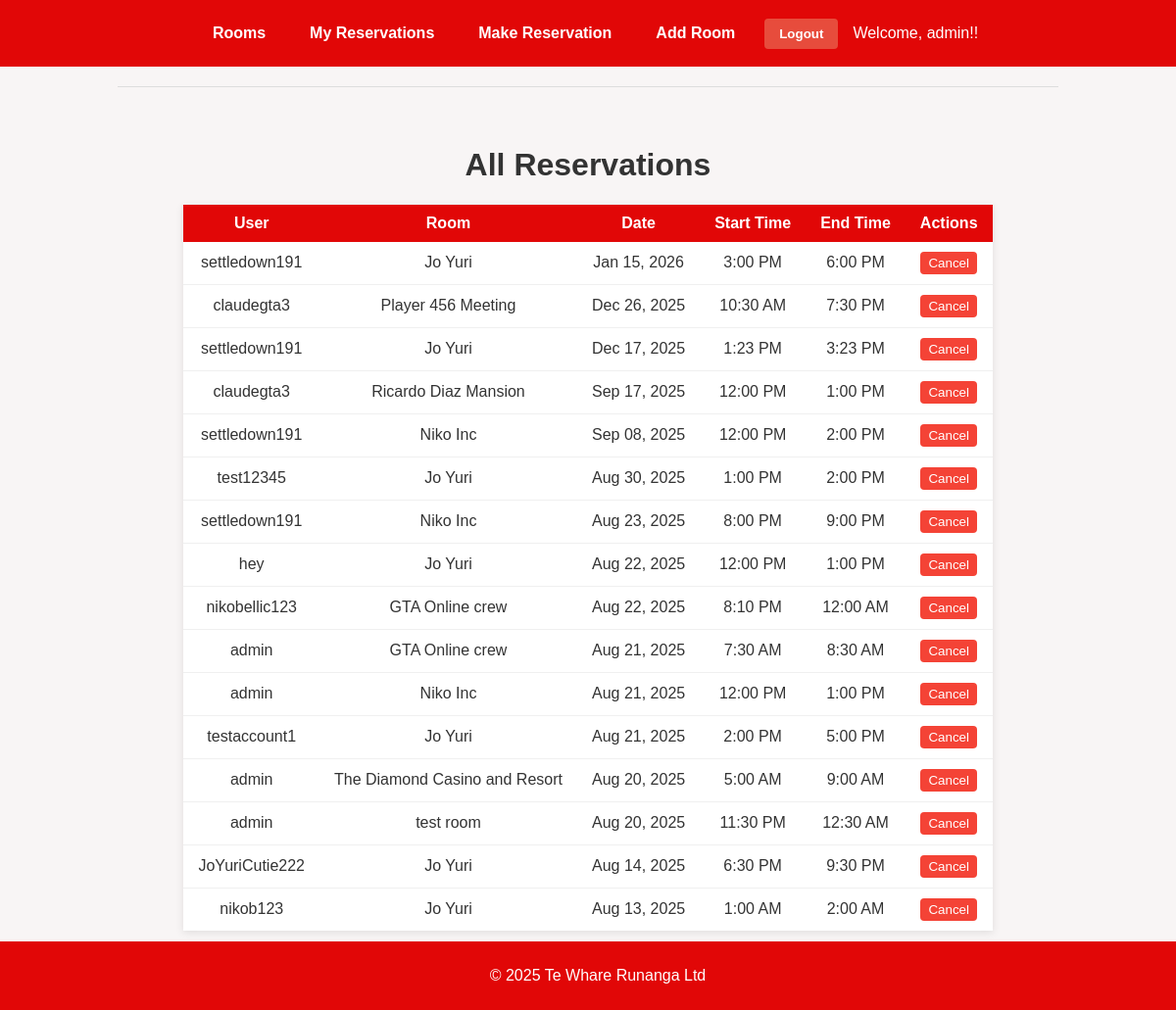
Before: /reservations/ (signed in) with the older database file.
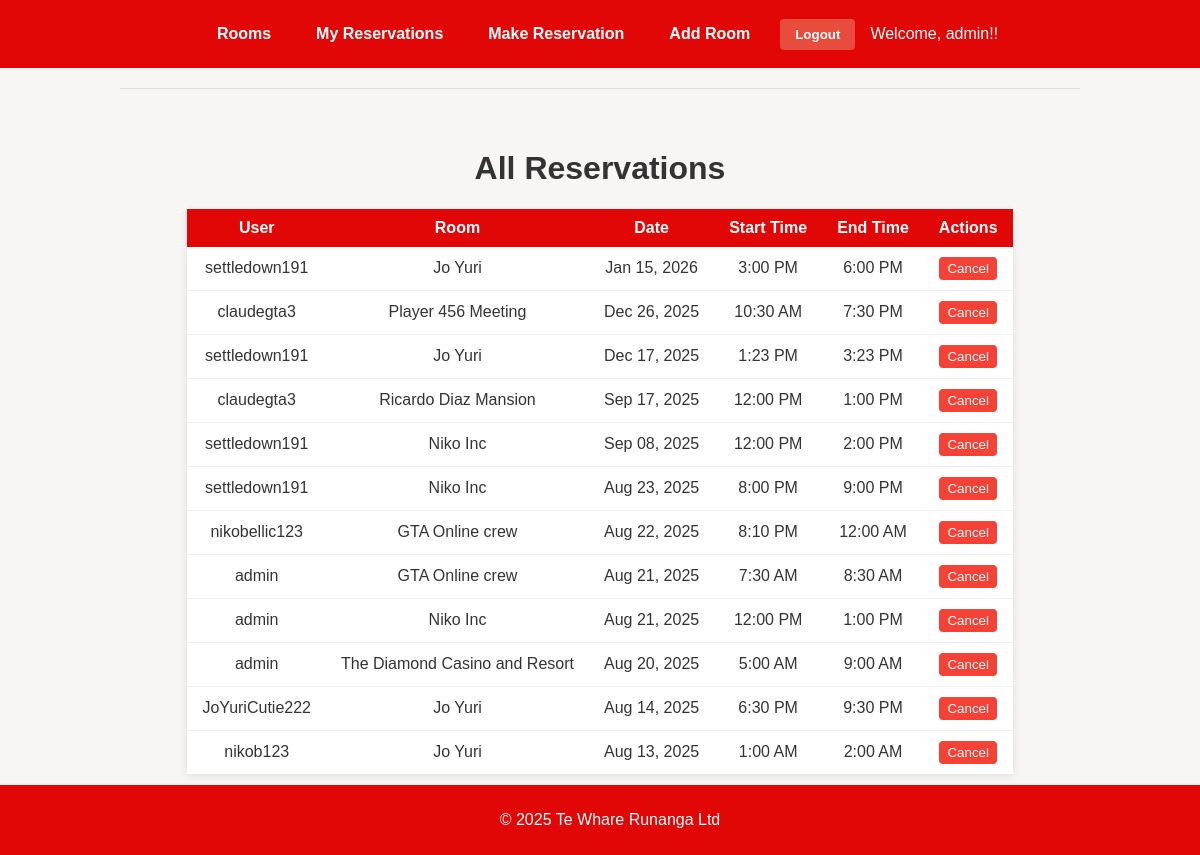
After: the same page with the newer database file.
### reservations/models.py (models this page shows, shortened)
class Reservation(models.Model):
    user = models.ForeignKey(User, on_delete=models.CASCADE) # Shows who booked the room
    room = models.ForeignKey(ConferenceRoom, on_delete=models.CASCADE) # Which room the user booked
    date = models.DateField() # What time the reservation is for
    start_time = models.TimeField() # When the reservation starts
    end_time = models.TimeField() # When the reservation ends
    created_at = models.DateTimeField(auto_now_add=True) # When the reservation was made

class ConferenceRoom(models.Model):
    name = models.CharField(max_length=100) # Room name
    location = models.CharField(max_length=100) # Where the room is located
    capacity = models.PositiveIntegerField() # How many people can fit in the room

### reservations/views.py (the view)
# urls.py: path('reservations/', views.view_all_reservations, name='admin_reservations'),
@staff_member_required
def view_all_reservations(request):
    reservations = Reservation.objects.all().order_by('-date', 'start_time')
    return render(request, 'reservations/admin_reservations.html', {'reservations': reservations})

### reservations/templates/reservations/admin_reservations.html (shortened to what this page needs)
{% extends "reservations/base.html" %}
{% block content %}
<h1>All Reservations</h1>
<table>
    <thead>
        <tr>
            <th>User</th>
            <th>Room</th>
            <th>Date</th>
            <th>Start Time</th>
            <th>End Time</th>
            <th>Actions</th>
        </tr>
    </thead>
    <tbody>
        {% for reservation in reservations %}
        <tr>
            <td>{{ reservation.user.username }}</td>
            <td>{{ reservation.room.name }}</td>
            <td>{{ reservation.date|date:"M d, Y" }}</td>
            <td>{{ reservation.start_time|time:"g:i A" }}</td>
            <td>{{ reservation.end_time|time:"g:i A" }}</td>
            <td>
                <form action="{% url 'reservations:admin_cancel_reservation' reservation.id %}"
                      method="post" style="display: inline;"
                      onsubmit="return confirm('Are you sure you want to cancel this reservation?');">
                    <button type="submit"
                   style ="padding: 4px 8px; background-color: #f44336; color: white; border: none; border-radius: 4px; text-decoration: none;">
                   Cancel
                    </button>
                </form>
            </td>
        </tr>
        {% endfor %}
    </tbody>
</table>
{% endblock %}

### reservations/templates/reservations/base.html (shortened to what this page needs)
<!DOCTYPE html>
<html lang="en">
<head>
</head>
<body>
<nav>
    <a href="{% url 'reservations:room_list' %}">Rooms</a>
    <a href="{% url 'reservations:my_reservations' %}">My Reservations</a>
    <a href="{% url 'reservations:make_reservation' %}">Make Reservation</a>
    <a href="{% url 'reservations:add_room' %}">Add Room</a>
    {% if user.is_authenticated %}
    <form method="post" action="{% url 'logout' %}">
        <button type="submit">Logout</button>
    </form>
    <span>Welcome, {{ user.username }}!!</span>
    {% else %}
    <a href="{% url 'login' %}">Login</a>
    {% endif %}
</nav>
<hr />
<main>
    {% block content %}
    {% endblock %}
</main>
<footer>
    <p>&copy; 2025 Te Whare Runanga Ltd</p>
</footer>
</body>
</html>

### reservations/templates/reservations/base.html (style rules this page uses)
body { font-family: Arial, sans-serif; background-color: #f8f5f5; color: #333; margin: 0; padding: 0; text-align: center; }
nav { background-color: #e10707; padding: 15px; display: flex; justify-content: center; align-items: center; flex-wrap: wrap; gap: 15px; }
nav a { color: white; text-decoration: none; font-weight: bold; padding: 10px 15px; border-radius: 5px; transition: background-color 0.3s; }
nav form { display: inline-block; margin: 0; }
nav button { background-color: #e74c3c; color: white; border: none; padding: 8px 15px; border-radius: 4px; cursor: pointer; font-weight: bold; transition: background-color 0.3s; }
nav span { color: white; font_size: 1rem; }
hr { margin: 20px auto; width: 80%; border: 0; height: 1px; background: #ddd; }
main { padding: 20px; max-width: 900px; margin: auto; }
footer { background-color: #e10707; color: white; padding: 10px; font_size: 0.9rem; position: fixed; bottom: 0; width: 100%; }
main form { display: flex; flex-direction: column; allign-items: center; gap: 10px; }
main table { margin: 20px auto; border-collapse: separate; border-spacing: 0; width: auto; max-width: 900px; box-shadow: 0 2px 8px rgba(0, 0, 0, 0.1); border: none; }
main th, main td { padding: 10px 15px; text-align: center; background-color: #fff; border: none; }
main th { background-color: #e10707; color: white; font-weight: bold; }
main tr:not(:last-child) td { border-bottom: 1px solid #f0f0f0; }

Changed rows visible on the page:
removed Reservation: user.username "test12345", room.name "Jo Yuri", date "Aug 30, 2025", start_time "1:00 PM", end_time "2:00 PM"
removed Reservation: user.username "hey", room.name "Jo Yuri", date "Aug 22, 2025", start_time "12:00 PM", end_time "1:00 PM"
removed Reservation: user.username "testaccount1", room.name "Jo Yuri", date "Aug 21, 2025", start_time "2:00 PM", end_time "5:00 PM"
removed Reservation: user.username "admin", room.name "test room", date "Aug 20, 2025", start_time "11:30 PM", end_time "12:30 AM"
